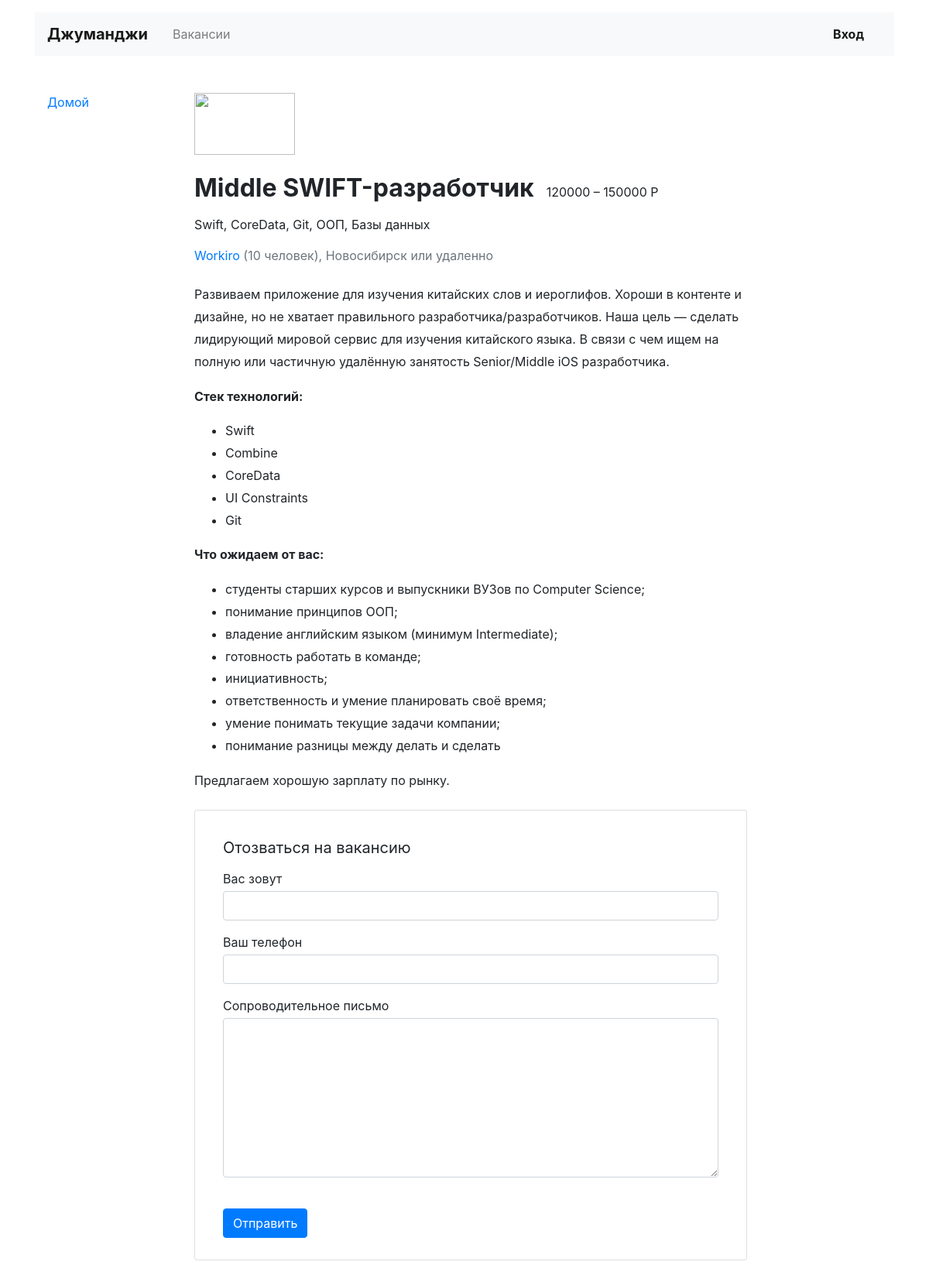
The page /vacancies/3 on the database its author committed.
### headhunter/models.py (models this page shows)
class Vacancy(models.Model):
    id = models.IntegerField(primary_key=True)
    title = models.CharField(max_length=64)
    specialty_id = models.ForeignKey(Specialty, on_delete=models.CASCADE, related_name='specialty', default=None,
                                     null=True)
    company_id = models.ForeignKey(Company, on_delete=models.CASCADE, related_name='company', default=None, null=True)
    skills = models.TextField()
    description = models.TextField()
    salary_min = models.IntegerField()
    salary_max = models.IntegerField()
    published_at = models.DateTimeField()

class Company(models.Model):
    id = models.IntegerField(primary_key=True)
    name = models.CharField(max_length=64)
    location = models.CharField(max_length=64)
    logo = models.URLField()
    description = models.TextField()
    employee_count = models.IntegerField()

### headhunter/views.py (the view)
# urls.py: path('vacancies/<int:vacancy_id>', VacancyView.as_view(), name='vacancy')
class VacancyView(TemplateView):
    name = 'vacancy'
    template_name = 'vacancy.html'
    def get_context_data(self, **kwargs):
        context = super(VacancyView, self).get_context_data(**kwargs)
        vacancy = [i for i in context.items()]
        company = Vacancy.objects.get(id=vacancy[0][1])
        company = Company.objects.get(id=company.company_id_id)
        vacancy = Vacancy.objects.filter(id=vacancy[0][1])
        context = {
            'vacancy': vacancy,
            'company': company,
        }
        return context

### templates/vacancy.html
{% extends 'base.html' %}
{% block main %}
    <main class="container mt-3 pb-5">
        <div class="row mt-5">
            <div class="col-12 col-lg-2">
                <div class="pl-3 mb-5">
                    <p><a href="/">Домой</a></p>
                </div>
            </div>
            <div class="col-12 col-lg-8">
                <section class="pl-3">
                    <a href="#"><img src="https://place-hold.it/130x80" width="130" height="80" alt=""></a>
                    <div class="d-flex align-items-baseline align-content-baseline">
                        <h1 class="h2 mt-4 font-weight-bold">{{ vacancy.values.0.title }}</h1>
                        <p class="m-0 pl-3">{{ vacancy.values.0.salary_min }} – {{ vacancy.values.0.salary_max }} Р</p>
                    </div>
                    <p class="mt-2">{{ vacancy.values.0.skills }}</p>
                    <p class="text-muted mb-4"><a href="/companies/{{ company.id }}">{{ company.name.title }}</a>
                        ({{ company.employee_count }} человек), {{ company.location }} или удаленно</p>
                    <div style="line-height: 1.8;">
                        {{ vacancy.values.0.description|safe }}
                    </div>
                    <form action="/echo" class="card mt-4 mb-3" enctype="multipart/form-data">
                        <div class="card-body mx-3">
                            <p class="h5 mt-3 font-weight-normal">Отозваться на вакансию</p>
                            <div class="form-group">
                                <label class="mb-1 mt-2" for="userName">Вас зовут</label>
                                <input class="form-control" type="text" placeholder="" id="userName">
                            </div>
                            <div class="form-group">
                                <label class="mb-1" for="userPhone">Ваш телефон</label>
                                <input class="form-control" type="tel" placeholder="" id="userPhone">
                            </div>
                            <div class="form-group">
                                <label class="mb-1" for="userMsg">Сопроводительное письмо</label>
                                <textarea class="form-control" rows="8" id="userMsg"></textarea>
                            </div>
                            <input type="submit" class="btn btn-primary mt-4 mb-2" value="Отправить">
                        </div>
                    </form>
                </section>
            </div>
        </div>
    </main>
{% endblock %}

### rows shown on the page
Vacancy: values.0 "Middle SWIFT-разработчик", values.0.skills "Swift, CoreData, Git, ООП, Базы данных", values.0.description "Развиваем приложение для изучения китайских слов и иероглифов. Хороши в контенте и дизайне, но не хватает правильного разработчика/разработчиков. Наша цель — сделать лидирующий мировой сервис для изучения китайского языка. В связи с чем ищем на полную или частичную удалённую занятость Senior/Middle iOS разработчика. Стек технологий: Swift Combine CoreData UI Constraints Git Что ожидаем от вас: студенты старших курсов и выпускники ВУЗов по Computer Science; понимание принципов ООП; владение английским языком (минимум Intermediate); готовность работать в команде; инициативность; ответственность и умение планировать своё время; умение понимать текущие задачи компании; понимание разницы между…"
Company: name "Workiro", employee_count "10", location "Новосибирск"

### other values the page prints
{{ vacancy.values.0.salary_min }} "120000"
{{ vacancy.values.0.salary_max }} "150000"
